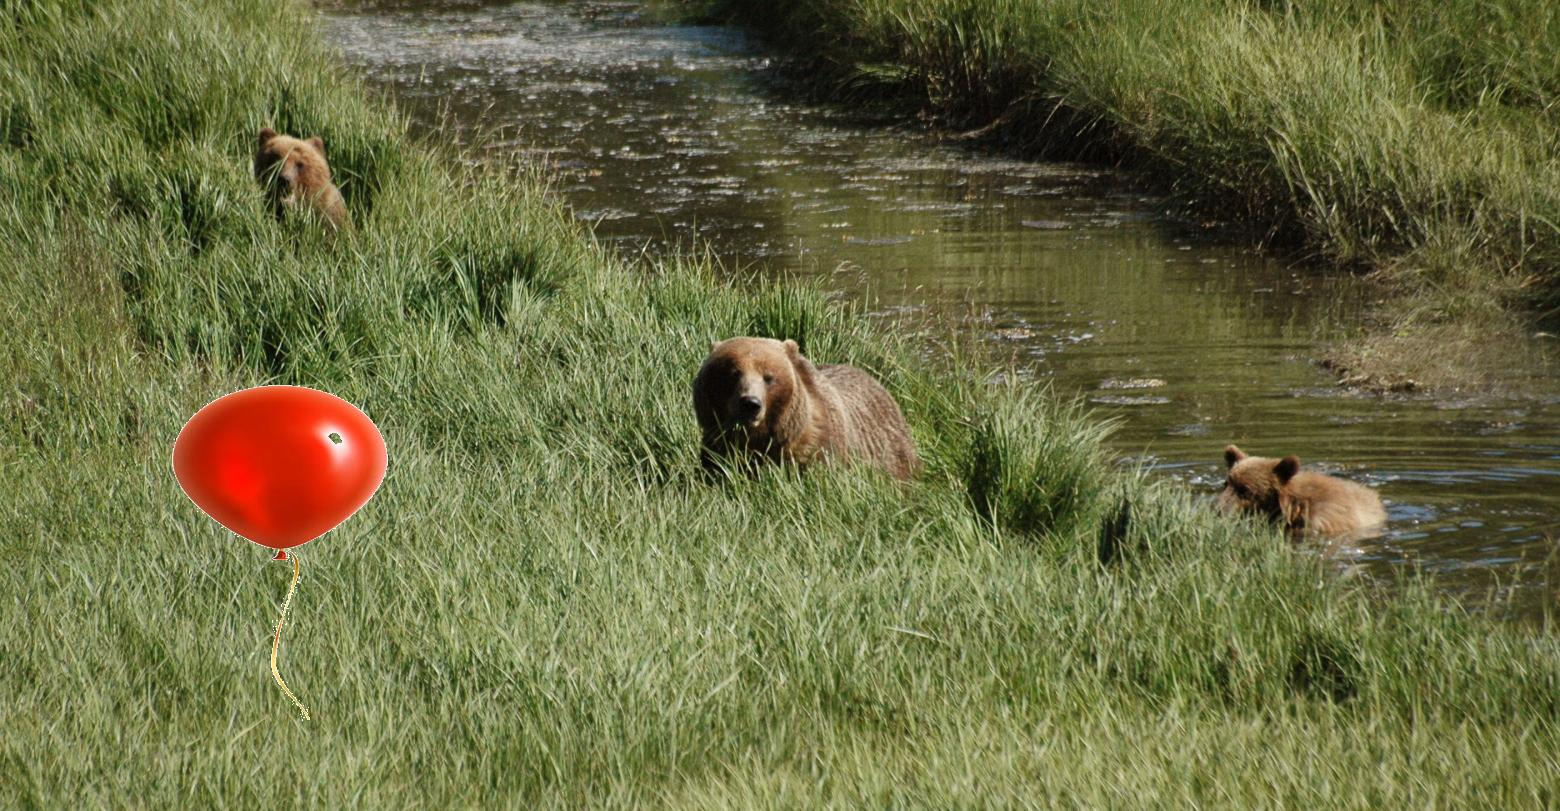

This chart was generated by the following Python code:
from PIL import Image

filename = 'bears_copy.jpg'
filepath = f"mod1_image_processing/{filename}"

file_out = 'bears3.jpg'
file_out_path = f"mod1_image_processing/{file_out}"

balloon_filename = 'balloon.jpg'
balloon_filepath = f"mod1_image_processing/{balloon_filename}"
balloon_image = Image.open(balloon_filepath)

# Load the original image, and get its size and color mode.
orig_image = Image.open(filepath)
balloon_image = Image.open(balloon_filepath)
width, height = orig_image.size
mode = orig_image.mode

balloon_width, balloon_height = balloon_image.size
new_width = width // 3
new_height = height // 2
balloon_image = balloon_image.resize((new_width, new_height), Image.LANCZOS)
balloon_height, balloon_width = balloon_image.size
balloon_image = balloon_image.convert("RGBA")

# Show information about the original image.
print(f"Original image: {filename}")
print(f"Size: {width} x {height} pixels")
print(f"Mode: {mode}")

print(f"Original image: {balloon_filename}")
print(f"Size: {balloon_height} x {balloon_width} pixels")

#get rid of baloon white background
datas = balloon_image.getdata()
newData = []
for item in datas:
    # Detect white (or near-white) pixels
    if item[0] > 240 and item[1] > 240 and item[2] > 240:
        # Set alpha to 0 (transparent)
        newData.append((255, 255, 255, 0))
    else:
        newData.append(item)

balloon_image.putdata(newData)

# Load all pixels from the image.
orig_pixel_map = orig_image.load()


# Examine all pixels in the image.
"""print("\nPixel data:")
for x in range(10):
    for y in range(10):
        pixel = orig_pixel_map[x, y]
        print(pixel)
"""
# Create a new image matching the original image's color mode, and size.
new_image = Image.new("RGBA", (width, height))
new_pixel_map = new_image.load()


# Modify each pixel in the new image.
for x in range(width):
    for y in range(height):
        # Copy the original pixel to the new pixel map.
        new_pixel_map[x, y] = orig_pixel_map[x, y]

new_image.paste(balloon_image, (20, 350), balloon_image)
new_image = new_image.convert("RGB")
new_image.save(file_out_path)